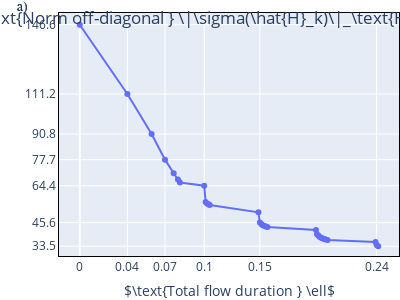

Notebook code for this chart:
### Code cell
import plotly.graph_objs as go
import plotly.express as px
color_discrete_sequence=px.colors.qualitative.G10


x = [0]+ [ x + 1 for x in range( flow.nmb_flow_steps)]
x = [ sum(flow.flow_outputs['minimizing_flow_step'][:i]) for i in 
    range(1,1+len(flow.flow_outputs['minimizing_flow_step']))]

norms = flow.flow_outputs['minimal_norm_sigma_H_s']
fig = px.line(x=x, y=norms,        markers=True)
fig_norm.update_yaxes(range=[min(norms)-5,max(norms)+6])

y_selection = [0,1,2,3,7,13,-1]
y_labels_rounded = [ round(y, 1 ) for y in norms ]
y_vals = [norms[i] for i in y_selection]
y_labels = [ y_labels_rounded[i] for i in y_selection]
x_selection = [0,1,3,7,13,-2]
x_vals = [x[i] for i in x_selection]
x_labels = [ round(x[i],2)for i in x_selection]


fig_norm.update_xaxes(showline=True, linewidth=1, linecolor='black', mirror=True)
fig_norm.update_yaxes(showline=True, linewidth=1, linecolor='black', mirror=True)

fig_norm.update_layout(
    xaxis=dict(
        title=r'$\text{Total flow duration } \ell$',
        titlefont=dict(
            family='Courier New, monospace',
            size=14
        ),
        tickmode = 'array',
        tickvals = x_vals,
        ticktext = x_labels
    ))
fig_norm.update_layout(
    yaxis = dict(
        title = '',
        tickmode = 'array',
        tickvals = y_vals,
        ticktext = y_labels
    )
)
fig_norm.add_annotation(x=-.13, y=1.061,
            text='a)',
            xref="paper",
    yref="paper",
            showarrow=False,font=dict(
            family='Courier New, monospace',
            size=14
        )
)
fig_norm.update_layout(
    title={
        'text': r'$\text{Norm off-diagonal } \|\sigma(\hat{H}_k)\|_\text{HS}$',
        'y':.96,
        'x':0.5})
fig_norm.update_layout(margin=dict(l=20, r=0, b=0, t=13))
fig_norm.update_layout(
    autosize=False,
    width=400,
    height=300)
fig_norm.write_image( 'figs/'+hamiltonian_name+'_norm_decay_30_steps.pdf' )
fig_norm.show()

### Figure 1 — Plotly figure (JSON) as saved in the notebook; plotly's stock layout.template omitted (floating-point values rounded to 4 significant figures)
{"data": [{"hovertemplate": "x=%{x}<br>y=%{y}<extra></extra>", "legendgroup": "", "line": {"color": "#636efa", "dash": "solid"}, "marker": {"symbol": "circle"}, "mode": "lines+markers", "name": "", "orientation": "v", "showlegend": false, "type": "scatter", "x": [0, 0.03914, 0.05906, 0.07008, 0.07719, 0.0807, 0.08234, 0.1023, 0.1034, 0.1046, 0.1058, 0.1068, 0.1469, 0.148, 0.1494, 0.1504, 0.1519, 0.1529, 0.1542, 0.1941, 0.195, 0.1963, 0.1972, 0.1988, 0.1997, 0.201, 0.2019, 0.2037, 0.2431, 0.244, 0.2453], "xaxis": "x", "y": [146.6, 111.2, 90.8, 77.7, 70.79, 67.51, 65.97, 64.4, 56.09, 55.35, 54.89, 54.48, 50.79, 45.55, 44.71, 44.21, 43.84, 43.55, 43.31, 41.74, 39.61, 38.76, 38.17, 37.7, 37.35, 37.11, 36.9, 36.7, 35.62, 34.04, 33.47], "yaxis": "y"}], "layout": {"annotations": [{"font": {"family": "Courier New, monospace", "size": 14}, "showarrow": false, "text": "a)", "x": -0.13, "xref": "paper", "y": 1.061, "yref": "paper"}, {"font": {"family": "Courier New, monospace", "size": 14}, "showarrow": false, "text": "a)", "x": -0.13, "xref": "paper", "y": 1.061, "yref": "paper"}], "autosize": false, "height": 300, "legend": {"tracegroupgap": 0}, "margin": {"b": 0, "l": 20, "r": 0, "t": 13}, "title": {"text": "$\\text{Norm off-diagonal } \\|\\sigma(\\hat{H}_k)\\|_\\text{HS}$", "x": 0.5, "y": 0.96}, "width": 400, "xaxis": {"anchor": "y", "domain": [0, 1], "linecolor": "black", "linewidth": 1, "mirror": true, "showline": true, "tickmode": "array", "ticktext": [0, 0.04, 0.07, 0.1, 0.15, 0.24], "tickvals": [0, 0.03914, 0.07008, 0.1023, 0.148, 0.244], "title": {"text": "$\\text{Total flow duration } \\ell$"}}, "yaxis": {"anchor": "x", "domain": [0, 1], "linecolor": "black", "linewidth": 1, "mirror": true, "range": [28.47, 152.6], "showline": true, "tickmode": "array", "ticktext": [146.6, 111.2, 90.8, 77.7, 64.4, 45.6, 33.5], "tickvals": [146.6, 111.2, 90.8, 77.7, 64.4, 45.55, 33.47], "title": {"text": ""}}}}
